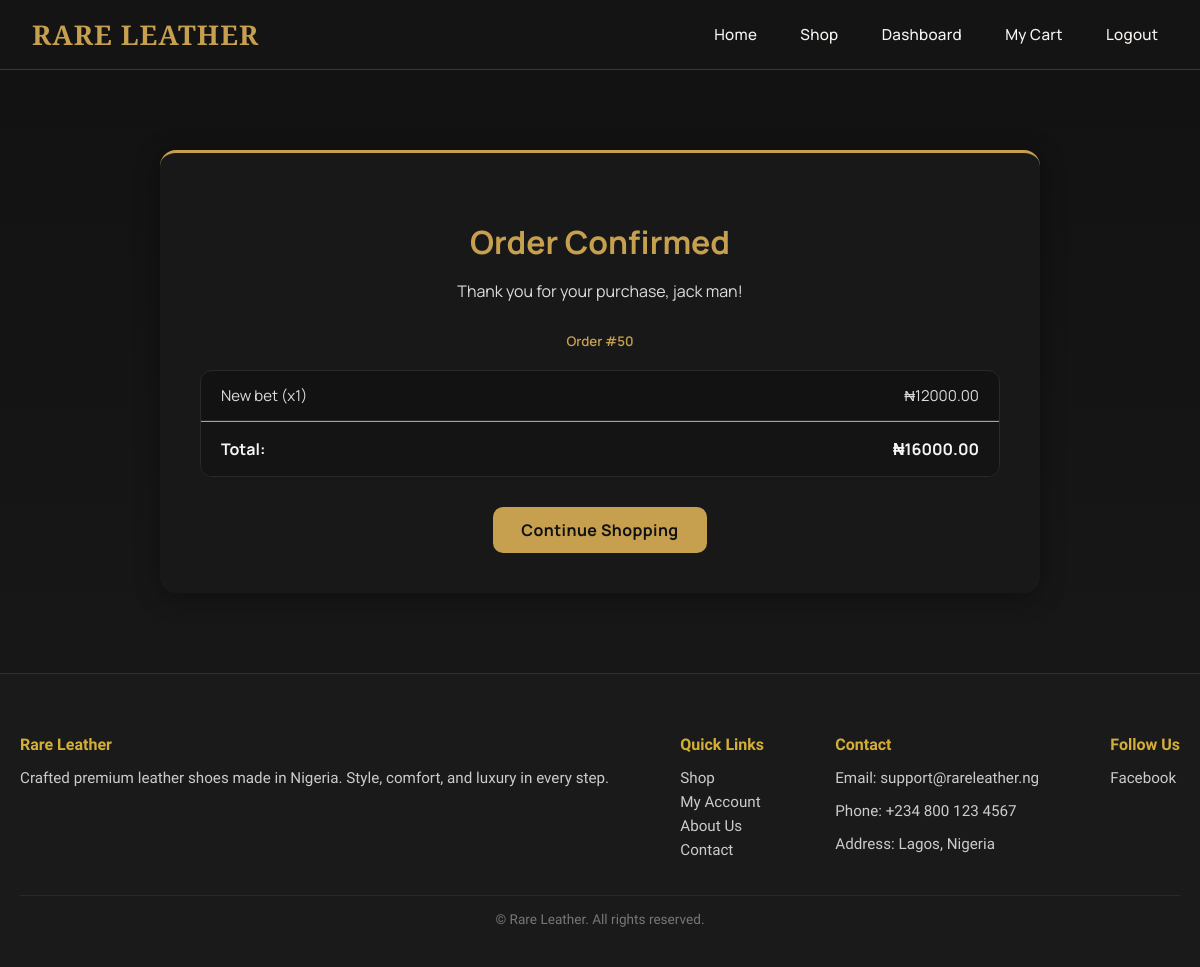
Page /orders/confirmation/50/ (signed in) on the committed database.
### orders/models.py (models this page shows, shortened)
class Order(models.Model):
    ORDER_STATUS_CHOICES = (
        ('pending', 'Pending'),
        ('processing', 'Processing'),
        ('completed', 'Completed'),
        ('cancelled', 'Cancelled'),
    )
    PAYMENT_STATUS_CHOICES = (
        ('pending', 'Pending'),
        ('paid', 'Paid'),
        ('failed', 'Failed'),
    )
    user = models.ForeignKey(settings.AUTH_USER_MODEL, on_delete=models.CASCADE)
    full_name = models.CharField(max_length=100)
    email = models.EmailField()
    phone = models.CharField(max_length=20)
    address = models.TextField()
    city = models.CharField(max_length=100)
    created_at = models.DateTimeField(auto_now_add=True)
    status = models.CharField(max_length=20, choices=ORDER_STATUS_CHOICES, default='pending')
    total_price = models.DecimalField(max_digits=10, decimal_places=2, default=0)
    payment_status = models.CharField(max_length=20, choices=PAYMENT_STATUS_CHOICES, default='pending')
    reference = models.CharField(max_length=100, blank=True, null=True, help_text="Paystack transaction reference")
    class Meta:
        ordering = ['-created_at']

class OrderItem(models.Model):
    order = models.ForeignKey(Order, on_delete=models.CASCADE, related_name='items')
    product = models.ForeignKey(Product, on_delete=models.CASCADE)
    size = models.PositiveIntegerField(default=40)
    quantity = models.PositiveIntegerField(default=1)
    price = models.DecimalField(max_digits=10, decimal_places=2)
    def get_subtotal(self):
        return self.price * self.quantity

### catalog/models.py (models this page shows, shortened)
class Product(models.Model):
    category = models.ForeignKey(Category, on_delete=models.SET_NULL, null=True, related_name='products')
    title = models.CharField(max_length=200)
    slug = models.SlugField(unique=True, blank=True)
    description = models.TextField(blank=True)
    price_ngn = models.PositiveIntegerField(help_text="Price in Naira")
    min_size = models.PositiveSmallIntegerField(default=38, help_text="Minimum available shoe size")
    max_size = models.PositiveSmallIntegerField(default=45, help_text="Maximum available shoe size")
    extra_fee_threshold = models.PositiveSmallIntegerField(
        default=45,
        help_text="Sizes above this value attract an extra fee"
    )
    extra_fee_amount = models.PositiveIntegerField(
        default=0,
        help_text="Extra fee (in Naira) for sizes above the threshold"
    )
    available = models.BooleanField(default=True)
    created_at = models.DateTimeField(auto_now_add=True)

### orders/views.py (the view)
# urls.py: path('confirmation/<int:order_id>/', order_confirmation_view, name='order_confirmation'),
@login_required
def order_confirmation_view(request, order_id):
    order = get_object_or_404(Order, id=order_id, user=request.user)
    return render(request, 'orders/order_confirmation.html', {'order': order})

### templates/orders/order_confirmation.html (shortened to what this page needs)
{% extends 'base.html' %}
{% block content %}
<div class="order-container">
  <h2>Order Confirmed</h2>
  <p>Thank you for your purchase, {{ order.full_name }}!</p>
  <h5>Order #{{ order.id }}</h5>
  <ul class="order-list">
    {% for item in order.items.all %}
    <li class="order-item">
      <span>{{ item.product.title }} (x{{ item.quantity }})</span>
      <span>₦{{ item.get_subtotal }}</span>
    </li>
    {% endfor %}
    <li class="order-total">
      <span>Total:</span>
      <span>₦{{ order.total_price }}</span>
    </li>
  </ul>
  <a href="{% url 'catalog:product_list' %}" class="btn-continue">Continue Shopping</a>
</div>
{% include 'includes/footer.html' %}
{% endblock %}

### templates/base.html (style rules this page uses)
:root { --gold: #c6a04f; --dark-bg: #0f0f0f; --text-light: #f8f5f2; --text-muted: #b8b8b8; }
body { margin: 0; background: var(--dark-bg); color: var(--text-light); font-family: 'Manrope', sans-serif; }

### templates/orders/order_confirmation.html (style rules this page uses)
body { font-family: 'Manrope', sans-serif; background: linear-gradient(180deg, #111 0%, #1a1a1a 100%); color: #f5f5f5; margin: 0; padding: 0; }
.order-container { max-width: 800px; margin: 80px auto; background: #181818; border-radius: 16px; padding: 40px; box-shadow: 0 4px 25px rgba(0, 0, 0, 0.35); border-top: 3px solid #c6a04f; text-align: center; }
h2 { color: #c6a04f; font-weight: 700; font-size: 2rem; margin-bottom: 10px; }
p { font-size: 16px; color: #ddd; margin-bottom: 30px; }
h5 { color: #c6a04f; font-weight: 600; margin-bottom: 20px; }
.order-list { list-style: none; padding: 0; margin: 0 0 30px 0; background: #121212; border-radius: 12px; border: 1px solid #2a2a2a; overflow: hidden; }
.order-item { display: flex; justify-content: space-between; padding: 14px 20px; border-bottom: 1px solid #2a2a2a; font-size: 15px; color: #ddd; }
.order-total { display: flex; justify-content: space-between; padding: 16px 20px; border-top: 1px solid #c6a04f; font-weight: 700; color: #f5f5f5; background: #141414; }
.btn-continue { background: #c6a04f; color: #111; padding: 12px 28px; border-radius: 10px; text-decoration: none; font-weight: 700; letter-spacing: 0.4px; transition: all 0.3s ease; display: inline-block; }

### rows in the picture
Order: full_name "jack man", id "50", total_price "16000.00"
OrderItem: product "New bet", quantity "1", get_subtotal "12000.00"
